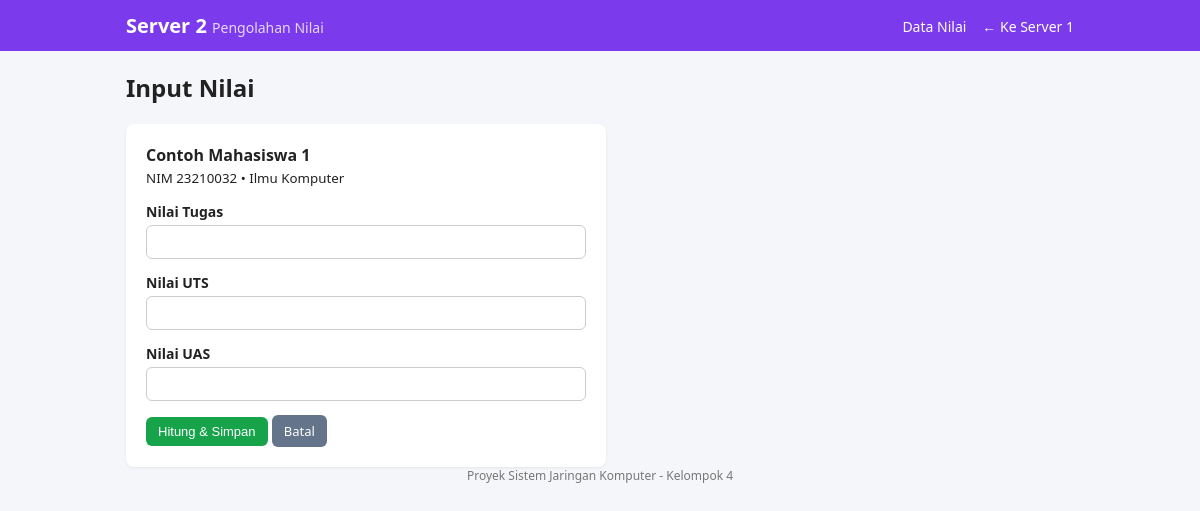
Screenshot of /server2/nilai.php?nim=23210032 with the database file from the repository.
### tables this page shows
CREATE TABLE IF NOT EXISTS mahasiswa (
  id       INT AUTO_INCREMENT PRIMARY KEY,
  nim      VARCHAR(20)  NOT NULL UNIQUE,
  nama     VARCHAR(100) NOT NULL,
  prodi    VARCHAR(100) NOT NULL,
  semester INT          NOT NULL
);

### server2/config.php (called while the page is built, shortened)
<?php
function db(): PDO {
    static $pdo = null;
    if ($pdo === null) {
        $pdo = new PDO(
            'mysql:host=' . DB_HOST . ';dbname=' . DB_NAME . ';charset=utf8mb4',
            DB_USER, DB_PASS,
            [PDO::ATTR_ERRMODE => PDO::ERRMODE_EXCEPTION,
             PDO::ATTR_DEFAULT_FETCH_MODE => PDO::FETCH_ASSOC,
             PDO::ATTR_TIMEOUT => 5]
        );
    }
    return $pdo;
}

### server2/nilai.php (the view, shortened to what this page needs)
<?php
require_once __DIR__ . '/layout.php';
$nim = $_GET['nim'] ?? $_POST['nim'] ?? '';
$st = db()->prepare('SELECT m.nim, m.nama, m.prodi, n.nilai_tugas, n.nilai_uts, n.nilai_uas
                     FROM mahasiswa m LEFT JOIN nilai n ON n.nim = m.nim WHERE m.nim = ?');
$st->execute([$nim]);
$m = $st->fetch();
?>
<h2>Input Nilai</h2>
<form method="post" class="card">
  <div><strong><?= e($m['nama']) ?></strong><br><small>NIM <?= e($m['nim']) ?> &bull; <?= e($m['prodi']) ?></small></div>
  <label>Nilai Tugas <input type="number" step="0.01" min="0" max="100" name="nilai_tugas" value="<?= e($m['nilai_tugas']) ?>" required></label>
  <label>Nilai UTS   <input type="number" step="0.01" min="0" max="100" name="nilai_uts"   value="<?= e($m['nilai_uts']) ?>"   required></label>
  <label>Nilai UAS   <input type="number" step="0.01" min="0" max="100" name="nilai_uas"   value="<?= e($m['nilai_uas']) ?>"   required></label>
  <div><button class="btn-green">Hitung &amp; Simpan</button> <a class="btn" href="index.php">Batal</a></div>
</form>

### server2/style.css (style rules this page uses)
* { box-sizing:border-box }
body { margin:0;font-family:system-ui,Segoe UI,Arial,sans-serif;background:#f4f6f9;color:#222 }
input { padding:8px 10px;border:1px solid #ccc;border-radius:6px;font-size:14px }
button,.btn { padding:7px 12px;border:0;border-radius:6px;background:#64748b;color:#fff;cursor:pointer;font-size:13px;text-decoration:none;display:inline-block }
.btn-green { background:#16a34a }
.card { background:#fff;padding:20px;border-radius:8px;box-shadow:0 1px 3px #0001;display:grid;gap:14px;max-width:480px }
.card label { display:grid;gap:4px;font-size:14px;font-weight:600 }
.card input { width:100%;font-weight:400 }

### rows the page displays
mahasiswa: nama "Contoh Mahasiswa 1", nim "23210032", prodi "Ilmu Komputer"
